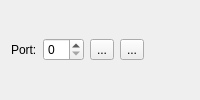
<?xml version="1.0" encoding="UTF-8"?>
<ui version="4.0">
 <class>MainBox</class>
 <widget class="QWidget" name="MainBox">
  <property name="sizePolicy">
   <sizepolicy hsizetype="Preferred" vsizetype="Fixed">
    <horstretch>0</horstretch>
    <verstretch>0</verstretch>
   </sizepolicy>
  </property>
  <layout class="QHBoxLayout" name="horizontalLayout">
   <item>
    <widget class="QLabel" name="label">
     <property name="sizePolicy">
      <sizepolicy hsizetype="Fixed" vsizetype="Preferred">
       <horstretch>0</horstretch>
       <verstretch>0</verstretch>
      </sizepolicy>
     </property>
     <property name="text">
      <string>Port:</string>
     </property>
    </widget>
   </item>
   <item>
    <widget class="QSpinBox" name="sb_port"/>
   </item>
   <item>
    <widget class="QToolButton" name="btn_start">
     <property name="text">
      <string>...</string>
     </property>
    </widget>
   </item>
   <item>
    <widget class="QToolButton" name="btn_stop">
     <property name="text">
      <string>...</string>
     </property>
    </widget>
   </item>
   <item>
    <spacer name="horizontalSpacer">
     <property name="orientation">
      <enum>Qt::Horizontal</enum>
     </property>
     <property name="sizeHint" stdset="0">
      <size>
       <width>40</width>
       <height>20</height>
      </size>
     </property>
    </spacer>
   </item>
  </layout>
 </widget>
 <resources/>
 <connections/>
</ui>
